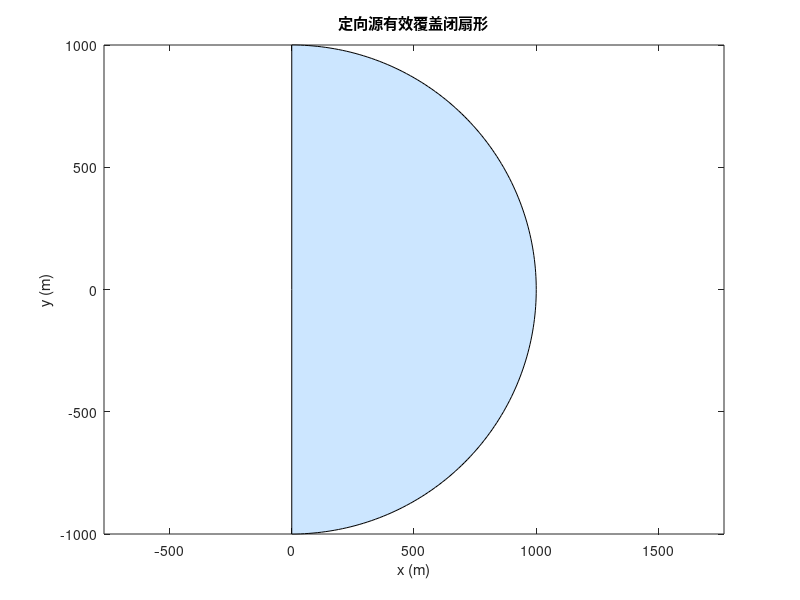

This figure's MATLAB source:
f=figure('Name','Fig21 sector','Color','white'); t=linspace(-pi/2,pi/2,181); fill([0 1000*cos(t)],[0 1000*sin(t)],[0.8 0.9 1]); axis equal; xlabel('x (m)'); ylabel('y (m)'); title('定向源有效覆盖闭扇形');
